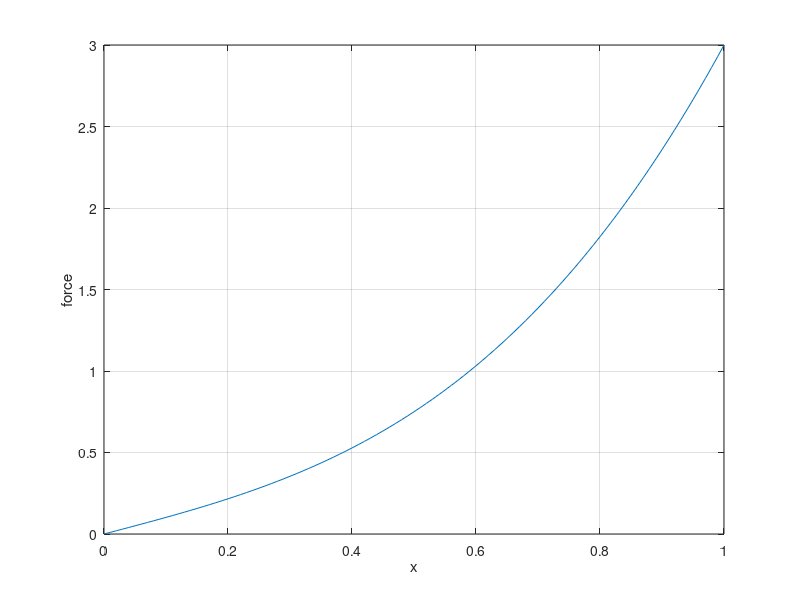

Reproduce this figure in MATLAB.
close all
clc

j=0:0.01:1
f=j+2*j.^3;
plot(j,f)
ylabel force;
xlabel x;
grid on

x=0;
for i=1:5
    G=x+2*x^3-1;
    Gp=1+6*x^2;
    dx=-G/Gp;
    x=x+dx;
    fprintf('G=%4.2f,Gp=%5.3f,dx=%5.3f,x=%4.4f\n',G,Gp,dx,x);
end
    